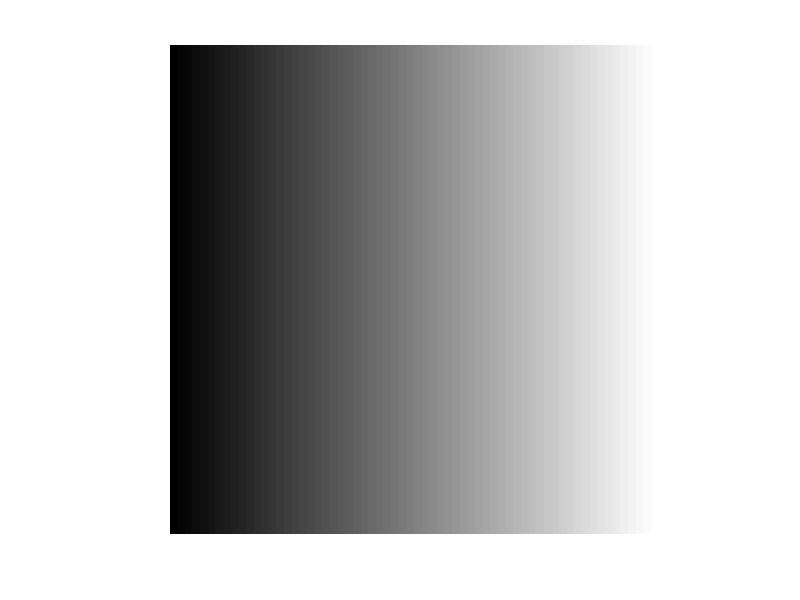

This chart was generated by the following MATLAB code:
close all;
clear all;

pkg load 'image';

size = 256;

image = zeros(size, size);
image = double(image);

for x=1:size
  for y=1:size
    v = x;
    
    image(y,x) = v;
  end
end

image_min = min(min(image));
image = (image - image_min) / (max(max(image)) - image_min);


target_min = 0.1;
target_max = 0.9;

target_spectrum = target_max - target_min;
image = image * target_spectrum + target_min;

imshow(image, []);

filename = sprintf('field_linear_x_%d_%d.png', target_min*10, target_max*10);
imwrite(image, filename);

info = imfinfo(filename);
bit_depth = info.BitDepth

